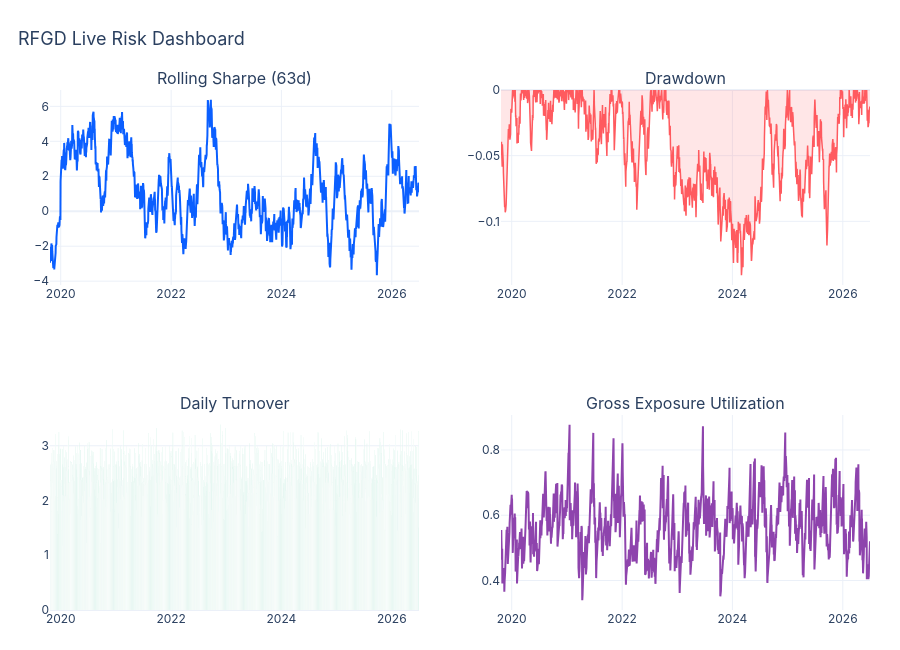

The cell this chart's notebook holds for it:
### Markdown cell above
## 8. Portfolio Construction, Sizing & Risk Dashboard

### Code cell
realized_vol = portfolio.ewma_vol(bt_full['net_pnl'], span=20)
scalar_series = realized_vol.apply(lambda v: portfolio.vol_target_scalar(v, target_vol=0.10))
vol_targeted_pnl = bt_full['net_pnl'] * scalar_series.shift(1).fillna(1.0)

roll_sharpe = monitoring.rolling_ir(vol_targeted_pnl, window=63)
cum = vol_targeted_pnl.cumsum()
dd = cum - cum.cummax()

risk_hist = pd.DataFrame({
    'rolling_sharpe': roll_sharpe,
    'drawdown': dd,
    'turnover': bt_full['turnover'],
    'gross_exposure': scalar_series.clip(upper=3.0),
}).dropna()

fig6, paths6 = viz.plot_risk_dashboard(risk_hist, FIG_DIR)
fig6.show()

### Figure 1 — Plotly figure (JSON) as saved in the notebook; plotly's stock layout.template omitted (floating-point values rounded to 4 significant figures; data arrays with more than 128 entries replaced by an {"elided": "..."} marker saying what was removed)
{"data": [{"line": {"color": "#0B5FFF", "width": 2}, "name": "Sharpe", "type": "scatter", "x": {"elided": "1746 str values"}, "xaxis": "x", "y": {"elided": "1746 float values"}, "yaxis": "y"}, {"fill": "tozeroy", "fillcolor": "rgba(255,90,95,0.15)", "line": {"color": "#FF5A5F", "width": 1.5}, "name": "Drawdown", "type": "scatter", "x": {"elided": "1746 str values"}, "xaxis": "x2", "y": {"elided": "1746 float values"}, "yaxis": "y2"}, {"marker": {"color": "#00B67A"}, "name": "Turnover", "type": "bar", "x": {"elided": "1746 str values"}, "xaxis": "x3", "y": {"elided": "1746 float values"}, "yaxis": "y3"}, {"line": {"color": "#8E44AD", "width": 2}, "name": "Gross Exp", "type": "scatter", "x": {"elided": "1746 str values"}, "xaxis": "x4", "y": {"elided": "1746 float values"}, "yaxis": "y4"}], "layout": {"annotations": [{"font": {"size": 16}, "showarrow": false, "text": "Rolling Sharpe (63d)", "x": 0.225, "xanchor": "center", "xref": "paper", "y": 1.0, "yanchor": "bottom", "yref": "paper"}, {"font": {"size": 16}, "showarrow": false, "text": "Drawdown", "x": 0.775, "xanchor": "center", "xref": "paper", "y": 1.0, "yanchor": "bottom", "yref": "paper"}, {"font": {"size": 16}, "showarrow": false, "text": "Daily Turnover", "x": 0.225, "xanchor": "center", "xref": "paper", "y": 0.375, "yanchor": "bottom", "yref": "paper"}, {"font": {"size": 16}, "showarrow": false, "text": "Gross Exposure Utilization", "x": 0.775, "xanchor": "center", "xref": "paper", "y": 0.375, "yanchor": "bottom", "yref": "paper"}], "colorway": ["#0B5FFF", "#FF5A5F", "#00B67A", "#F5A623", "#8E44AD", "#1ABC9C"], "font": {"family": "Inter, Helvetica, Arial, sans-serif", "size": 12}, "height": 650, "margin": {"b": 40, "l": 50, "r": 30, "t": 90}, "showlegend": false, "title": {"font": {"size": 18}, "text": "RFGD Live Risk Dashboard", "x": 0.02}, "xaxis": {"anchor": "y", "domain": [0.0, 0.45]}, "xaxis2": {"anchor": "y2", "domain": [0.55, 1.0]}, "xaxis3": {"anchor": "y3", "domain": [0.0, 0.45]}, "xaxis4": {"anchor": "y4", "domain": [0.55, 1.0]}, "yaxis": {"anchor": "x", "domain": [0.625, 1.0]}, "yaxis2": {"anchor": "x2", "domain": [0.625, 1.0]}, "yaxis3": {"anchor": "x3", "domain": [0.0, 0.375]}, "yaxis4": {"anchor": "x4", "domain": [0.0, 0.375]}}}
